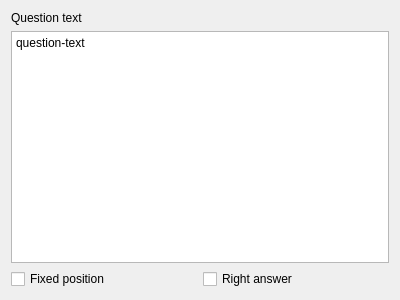
<?xml version="1.0" encoding="UTF-8"?>
<ui version="4.0">
 <class>Form</class>
 <widget class="QWidget" name="Form">
  <property name="geometry">
   <rect>
    <x>0</x>
    <y>0</y>
    <width>400</width>
    <height>300</height>
   </rect>
  </property>
  <property name="windowTitle">
   <string>Form</string>
  </property>
  <layout class="QVBoxLayout" name="verticalLayout">
   <item>
    <widget class="QLabel" name="label_2">
     <property name="text">
      <string>Question text</string>
     </property>
    </widget>
   </item>
   <item>
    <widget class="QPlainTextEdit" name="questionEdit">
     <property name="plainText">
      <string>question-text</string>
     </property>
    </widget>
   </item>
   <item>
    <layout class="QHBoxLayout" name="horizontalLayout">
     <item>
      <widget class="QCheckBox" name="fixedBox">
       <property name="text">
        <string>Fixed position</string>
       </property>
      </widget>
     </item>
     <item>
      <widget class="QCheckBox" name="rightBox">
       <property name="text">
        <string>Right answer</string>
       </property>
      </widget>
     </item>
    </layout>
   </item>
  </layout>
 </widget>
 <resources/>
 <connections/>
</ui>
